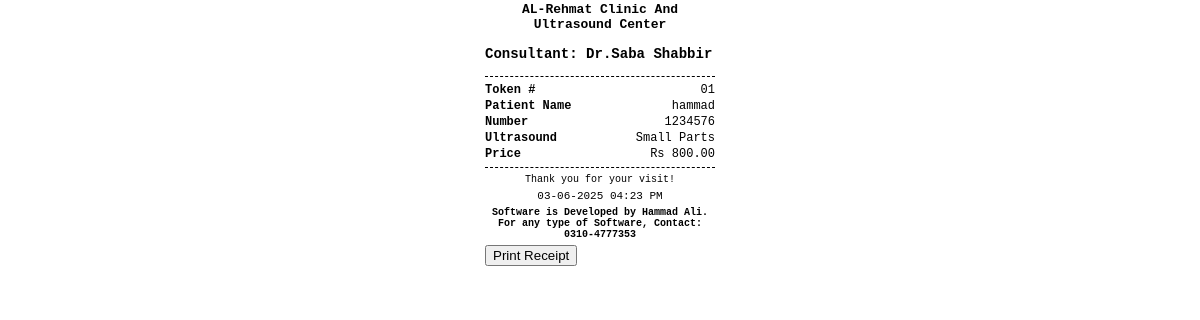
/ultrasound-receipt/1/, run on the app's committed database.
### pharmacy/models.py (models this page shows, shortened)
class UltrasoundAppointment(models.Model):
    auto_token_number = models.IntegerField(null=True, blank=True, editable=False)
    name = models.CharField(max_length=100)
    number = models.CharField(max_length=20)
    ultrasound = models.ForeignKey(Ultrasound, on_delete=models.CASCADE)
    price = models.DecimalField(max_digits=10, decimal_places=2)
    date_time = models.DateTimeField(default=timezone.now)

class Ultrasound(models.Model):
    name = models.CharField(max_length=100, unique=True)
    price = models.DecimalField(max_digits=10, decimal_places=2)

### pharmacy/views.py (the view)
# urls.py: path('ultrasound-receipt/<int:appointment_id>/', views.ultrasound_receipt, name='ultrasound_receipt'),
def ultrasound_receipt(request, appointment_id):
    pharmacy_name = "AL-Rehmat Clinic And Ultrasound Center"
    doctor_name = "Consultant: Dr.Saba Shabbir"
    try:
        appointment = UltrasoundAppointment.objects.get(id=appointment_id)
    except UltrasoundAppointment.DoesNotExist:
        return redirect(reverse('pharmacy:ultrasound_appointment'))
    local_dt = timezone.localtime(appointment.date_time)
    formatted_dt = local_dt.strftime('%d-%m-%Y %I:%M %p')
    context = {
        'pharmacy_name': pharmacy_name,
        'doctor_name': doctor_name,
        'appointment': appointment,
        'date_time': formatted_dt,
        'name': appointment.name,
        'number': appointment.number,
        'ultrasound_name': appointment.ultrasound.name,
        'price': appointment.price,
    }
    return render(request, 'pharmacy/ultrasound_receipt.html', context)

### pharmacy/templates/pharmacy/ultrasound_receipt.html (shortened to what this page needs)
<!DOCTYPE html>
<html>
<head>
</head>
<body>
    <h1 class="bold">
        {{ pharmacy_name|linebreaksbr }}
    </h1>
    <h3>{{ doctor_name }}</h3>
    <div class="separator"></div>
    <div class="receipt-line">
        <span class="bold">Token #</span>
        <span>{{ appointment.auto_token_number|stringformat:"02d" }}</span>
    </div>
    <div class="receipt-line">
        <span class="bold">Patient Name</span>
        <span>{{ name }}</span>
    </div>
    <div class="receipt-line">
        <span class="bold">Number</span>
        <span>{{ number }}</span>
    </div>
    <div class="receipt-line">
        <span class="bold">Ultrasound</span>
        <span>{{ ultrasound_name }}</span>
    </div>
    <div class="receipt-line">
        <span class="bold">Price</span>
        <span>Rs {{ price }}</span>
    </div>
    <div class="separator"></div>
    <p class="centered">Thank you for your visit!</p>
    <div class="datetime">
        <p>{{ date_time }}</p>
    </div>
    <p class="centered"><b>Software is Developed by Hammad Ali. For any type of Software, Contact: 0310-4777353</b></p>
    <button id="print-button" onclick="window.print()">Print Receipt</button>
</body>
</html>

### pharmacy/templates/pharmacy/ultrasound_receipt.html (style rules this page uses)
body { font-family: 'Courier New', monospace; width: 230px; margin: auto; font-size: 12px; }
h1 { font-size: 13px; text-align: center; margin: 2px 0; }
p { margin: 2px 0; }
.datetime { text-align: center; font-size: 11px; margin: 5px 0; }
.receipt-line { display: flex; justify-content: space-between; margin: 2px 0; }
.separator { border-top: 1px dashed #000; margin: 6px 0; }
.bold { font-weight: bold; }
.centered { text-align: center; font-size: 10px; margin: 5px 0; }

### data on the page
UltrasoundAppointment: auto_token_number "01", name "hammad", number "1234576", price "800.00"
Ultrasound: name "Small Parts"

### other printed values
{{ pharmacy_name|linebreaksbr }} "AL-Rehmat Clinic And Ultrasound Center"
{{ doctor_name }} "Consultant: Dr.Saba Shabbir"
{{ date_time }} "03-06-2025 04:23 PM"
